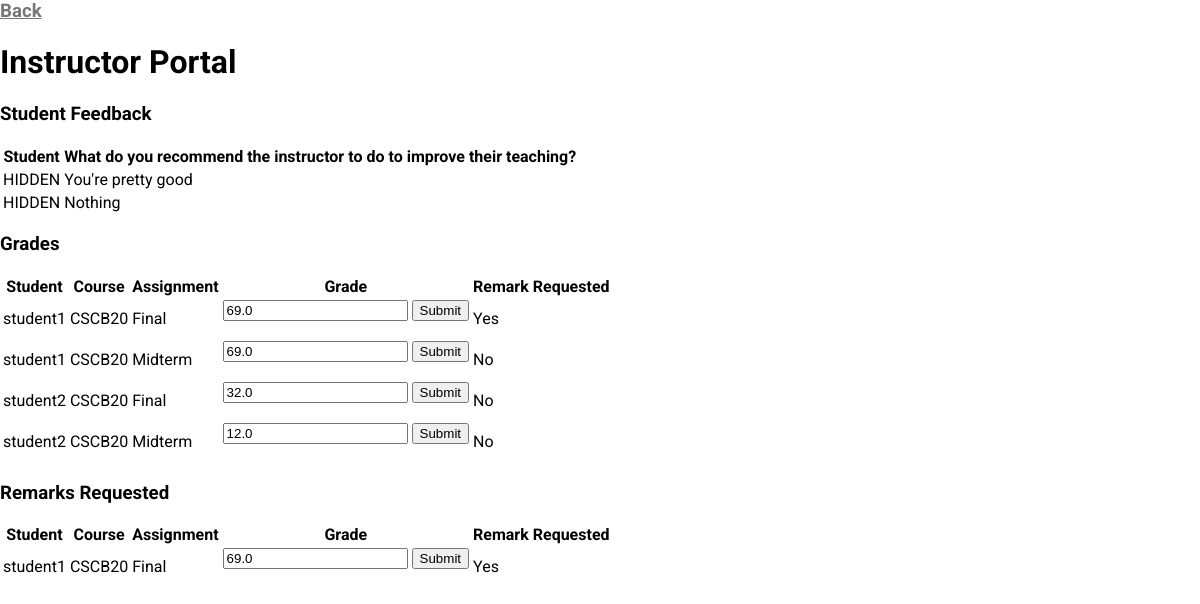
The app's page /instructorPortal (signed in) with its own data.
### tables this page shows
CREATE TABLE Feedback(
  s_username STRING REFERENCES S_login(s_username),
  t_username STRING,
  feedback STRING,
  PRIMARY KEY(
    s_username,
    t_username,
    feedback
    )
  );

CREATE TABLE S_marks(
  s_username STRING REFERENCES S_login(s_username),
  mark_name STRING,
  grade REAL,
  remark_request INTEGER,
  class_id STRING,
  PRIMARY KEY(
    s_username,
    mark_name,
    class_id
    )
  );

### app.py (the view)
@app.route('/instructorPortal', methods=['GET'])
def allgrades():
    if "loggedin" not in session:
        return render_template('login.html', error="Please login!")
    if session['type'] != "teacher":
        return redirect(url_for('home'))
    d = getDb().cursor()
    feedback_list = []
    for feedback in d.execute('SELECT * FROM Feedback'):
        feedback_list.append(feedback)
    print("Feedback")
    print(feedback_list)
    d = getDb().cursor()
    marks = []
    for mark in d.execute('SELECT * FROM S_marks ORDER BY s_username'):
        marks.append(mark)
    print("Marks")
    print(marks)
    remarks = []
    for mark in marks:
        if mark[3] == 1:
            remarks.append(mark)
    return render_template('instructorPortal.html',
        feedback=feedback_list,
        marks=marks,
        remarks=remarks,
    )

### app.py (called while the page is built)
def getDb():
    db = getattr(g, '_database', None)
    if db is None:
        db = g._database = sqlite3.connect('database.db')
    return db

### templates/instructorPortal.html (shortened to what this page needs)
<html>
<head>
    <link rel="stylesheet" type="text/css" href="/style.css" />
</head>
<body>
    <h3><a href="/home">Back</a></h3>
    <h1>Instructor Portal</h1>
    <h3>Student Feedback</h3>
    <table>
        <tr>
            <th>Student</th>
            <th>What do you recommend the instructor to do to improve their teaching?</th>
        </tr>
        {% for f in feedback %}
        <tr>
            <td>HIDDEN</td>
            <td>{{f[2]}}</td>
        </tr>
        {% endfor %}
    </table>
    <h3>Grades</h3>
    <table>
        <tr>
            <th>Student</th>
            <th>Course</th>
            <th>Assignment</th>
            <th>Grade</th>
            <th>Remark Requested</th>
        </tr>
        {% for mark in marks %}
        <tr>
            <td>{{mark[0]}}</td>
            <td>{{mark[4]}}</td>
            <td>{{mark[1]}}</td>
            <td>
                <form action="/updateGrade" method="POST">
                    <input type="text" value={{mark[2]}} id="grade" name="grade">
                    <input type="submit">
                </form>
            </td>
            <td>{% if mark[3] == 1 %}Yes{% else %}No{% endif %}</td>
        </tr>
        {% endfor %}
    </table>
    <h3>Remarks Requested</h3>
        <table>
            <tr>
                <th>Student</th>
                <th>Course</th>
                <th>Assignment</th>
                <th>Grade</th>
                <th>Remark Requested</th>
            </tr>
            {% for mark in remarks %}
            <tr>
                <td>{{mark[0]}}</td>
                <td>{{mark[4]}}</td>
                <td>{{mark[1]}}</td>
                <td>
                    <form action="/updateGrade" method="POST">
                        <input type="text" value={{mark[2]}} id="grade" name="grade">
                        <input type="submit">
                    </form>
                </td>
                <td>{% if mark[3] == 1 %}Yes{% else %}No{% endif %}</td>
            </tr>
            {% endfor %}
        </table>
</body>
</html>

### static/style.css (style rules this page uses)
body { font-family: Roboto; margin: 0; }
a { color: #777; }

### records on screen
Feedback: feedback "You're pretty good"
Feedback: feedback "Nothing"
S_marks: s_username "student1", class "CSCB20", mark_name "Final", grade "69.0", remark_request "Yes"
S_marks: s_username "student1", class "CSCB20", mark_name "Midterm", grade "69.0", remark_request "No"
S_marks: s_username "student2", class "CSCB20", mark_name "Final", grade "32.0", remark_request "No"
S_marks: s_username "student2", class "CSCB20", mark_name "Midterm", grade "12.0", remark_request "No"
